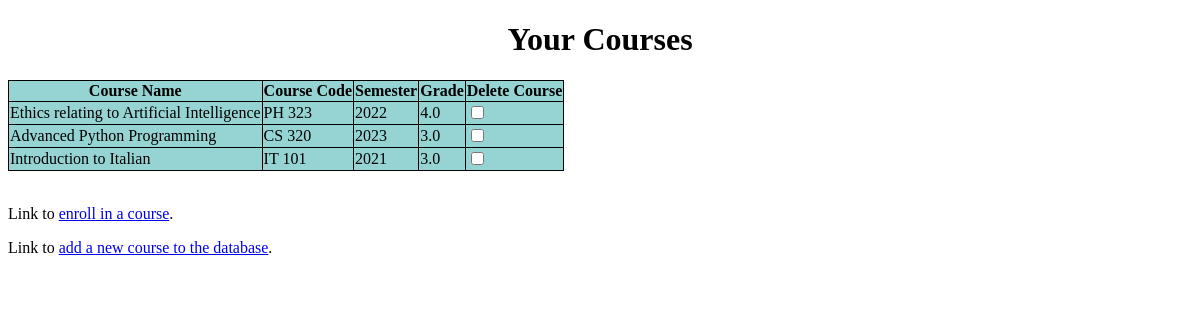
The page /homepage/courses/ on the database as committed earlier.
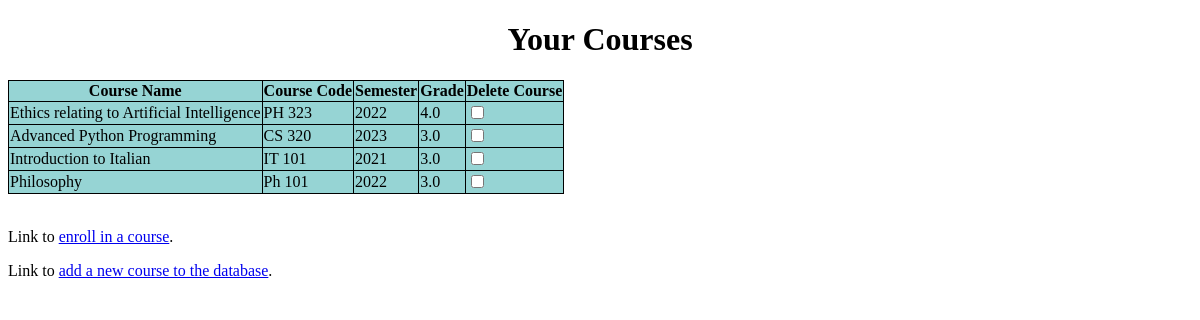
The same page on the database as committed later.
### cTracker/models.py (models this page shows, shortened)
class Course(models.Model):
    name = models.CharField(max_length=50)
    courseCode = models.CharField(max_length=10)
    def __str__(self):
        string = self.name
        return string
    def get_coursecode(self):
        return self.courseCode
    def get_coursename(self):
        return self.name

class Enrolled(models.Model):
    student = models.ForeignKey(Student, on_delete=models.CASCADE)
    course = models.ForeignKey(Course, on_delete=models.CASCADE)
    semester = models.IntegerField()
    grade = models.FloatField()
    def get_grade(self):
        return self.grade
    def get_semester(self):
        return self.semester
    def get_courseID(self):
        return self.course

### cTracker/views.py (the view)
# urls.py: path("homepage/courses/", views.courses, name = 'courses'),
def courses(request):
    student_id = 1
    student = Student.objects.get(id=student_id)
    enrolleds = student.enrolled_set.all()
    classes= []
    for ele in enrolleds:
        course_id = ele.get_courseID()
        course = Course.objects.get(name=course_id)
        courseName = course.get_coursename()
        courseCode = course.get_coursecode()
        grade = ele.get_grade()
        semester = ele.get_semester()
        classinfo = ClassInfo(courseName, courseCode, grade, semester)
        classes.append(classinfo)
    context = {'enrolled': enrolleds, 'classes': classes}
    return render(request, 'main/courses.html', context)

### cTracker/views.py (called while the page is built)
    def get_name(self):
        return self.name

    def get_code(self):
        return self.code

    def get_grade(self):
        return self.grade

    def get_semester(self):
        return self.semester

### cTracker/templates/main/courses.html (shortened to what this page needs)
<!DOCTYPE html>
<html>
<head>
</head>
<body>
    <h1 class="header">Your Courses</h1>
    <table id="table">
        <tr>
            <th>Course Name</th>
            <th>Course Code</th>
            <th>Semester</th>
            <th>Grade</th>
            <th>Delete Course</th>
        </tr>
        {% for class in classes %}
        <tr>
            <td>{{class.get_name}}</td>
            <td>{{class.get_code}}</td>
            <td>{{class.get_semester}}</td>
            <td>{{class.get_grade}}</td>
            <td><form><input type="checkbox" id="checkbox" onclick="showButton()"></form></td>
        </tr>
        {% endfor %}
    </table>
    <br>
    <p> Link to <a href="enroll">enroll in a course</a>.</p>
    <p> Link to <a href="addcourse">add a new course to the database</a>.</p>
</body>

### cTracker/templates/main/courses.html (style rules this page uses)
.header { text-align: center; }
table, th, td { border: 1px solid black; border-collapse: collapse; }
th, td { background-color: #96D4D4; }

Rows that differ between the two databases and show on the page:
added Course: get_name "Philosophy", get_code "Ph 101"
added Enrolled: get_grade "3.0"
Other text that changed with them:
new list line: "2022 ☐"
